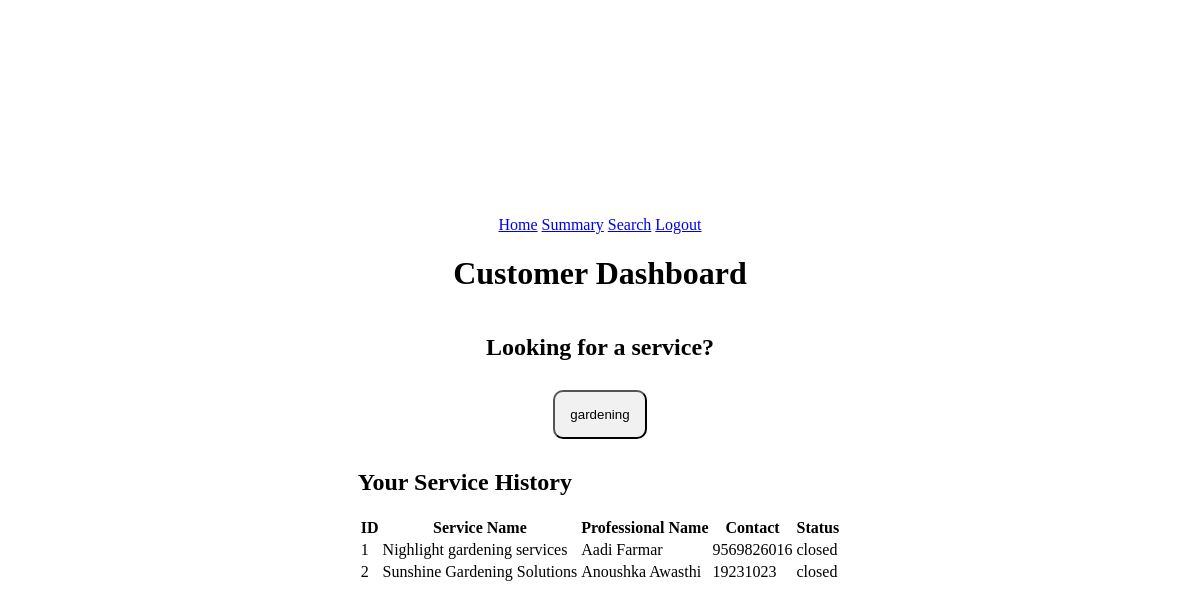
/customer_dashboard/2, run on the app's committed database.
### application/models.py (models this page shows)
class ServiceRequest(db.Model):
    __tablename__ = 'Services_requests'
    id = db.Column(db.Integer, primary_key=True, autoincrement=True)
    service_id = db.Column(db.Integer, db.ForeignKey('Services.id'), nullable=False)
    customer_id = db.Column(db.Integer, db.ForeignKey('Users.id'), nullable=True)
    professional_id = db.Column(db.Integer, db.ForeignKey('Users.id'), nullable=True)
    professional_name = db.Column(db.String, nullable=True)
    date_of_request = db.Column(db.String, nullable=True)
    date_of_completion = db.Column(db.String, nullable=True)
    status = db.Column(db.String, default='requested')
    remarks = db.Column(db.String, nullable=True)
    rating = db.Column(db.Integer, nullable=True)
    __table_args__ = (
    db.CheckConstraint("status IN ('requested', 'assigned', 'closed')"),
    )

### app.py (the view)
@app.route("/customer_dashboard/<int:id>", methods=["GET", "POST"])
def customer_dashboard(id):
    user = User.query.filter_by(id=id).first()
    if user is None or user.role != "customer":
        return redirect("/login")
    categories = Service.query.with_entities(Service.category).distinct().all()
    service_requests = ServiceRequest.query.filter_by(customer_id=id).all()
    for request in service_requests:
        request.service_name = Service.query.filter_by(id=request.service_id).first().name
        request.phone = User.query.filter_by(id=request.professional_id).first().contact
    return render_template("customer_dashboard.html", id = user.id ,  categories = categories , service_requests = service_requests)

### templates/customer_dashboard.html (shortened to what this page needs)
<!DOCTYPE html>
<html lang="en">
<head>
    <link rel="stylesheet" href="/static/styles.css">
</head>
<body>
    <nav>
        <a href="/customer_dashboard/{{id}}">Home</a>
        <a href="/customer_dashboard/summary/{{id}}">Summary</a>
        <a href="/customer_dashboard/search/{{id}}">Search</a>
        <a href="/login">Logout</a>
    </nav>
    <h1>Customer Dashboard</h1>
    <h2>Looking for a service?</h2>
    <div style="display: flex; flex-wrap: wrap; justify-content: center;">
        {% for category in categories %}
        <button style="margin: 10px; padding: 15px; border-radius: 10px; background-color: #f1f1f1;" onclick="window.location.href='/customer_dashboard/{{id}}/{{ category[0]|lower }}'">{{ category[0] }}</button>
        {% endfor %}
    </div>
    <div>
        <h2>Your Service History</h2>
        <table>
            <tr>
                <th>ID</th>
                <th>Service Name</th>
                <th>Professional Name</th>
                <th>Contact</th>
                <th>Status</th>
            </tr>
            {% for service in service_requests %}
            <tr>
                <td>{{ service.id }}</td>
                <td>{{ service.service_name }}</td>
                <td>{{ service.professional_name }}</td>
                <td>{{ service.phone }}</td>
                <td>{% if service.status == 'assigned' %}
                    Assigned
                    <button onclick="window.location.href='/rate_service/{{ service.id }}'">Close it?</button>
                    {% else %}
                        {{service.status}}
                    {% endif %}
                </td>
            </tr>
            {% endfor %}
        </table>
    </div>
</body>
</html>

### static/styles.css (style rules this page uses)
body { margin: 0; display: flex; min-height: 100vh; flex-direction: column; justify-content: center; align-items: center; }

### data on the page
ServiceRequest: id "1", service_name "Nighlight gardening services", professional_name "Aadi Farmar", phone "9569826016", status "closed"
ServiceRequest: id "2", service_name "Sunshine Gardening Solutions", professional_name "Anoushka Awasthi", phone "19231023", status "closed"

### other printed values
{{ category[0] }} "gardening"
